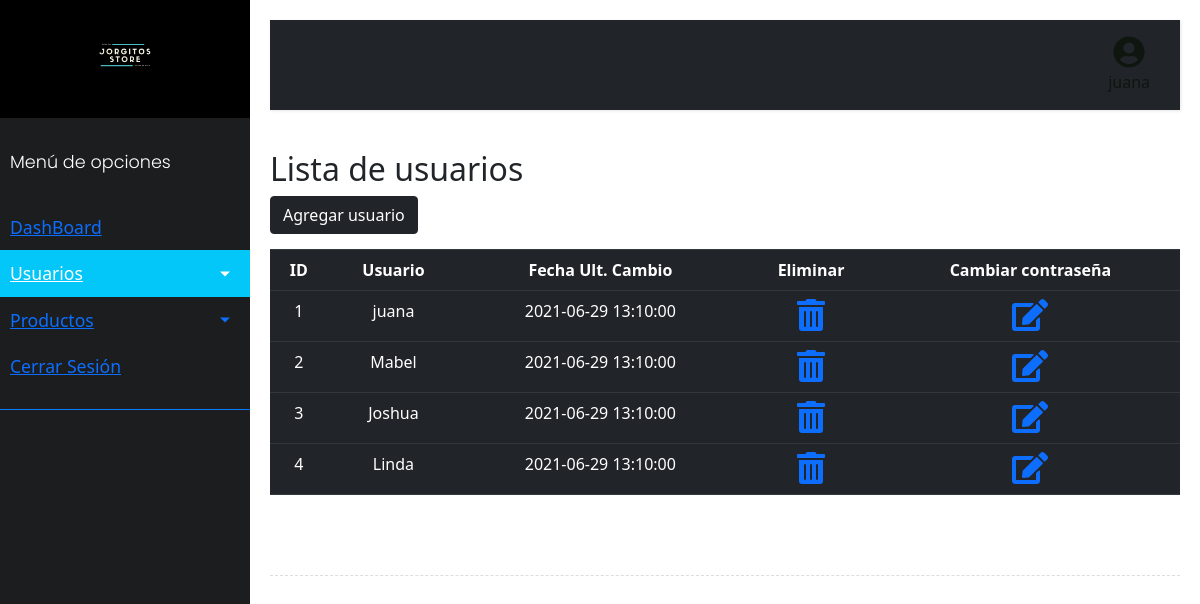
The page /usuarios.php (signed in) on the database its author committed.
### tables this page shows
create table usuario(idusuario int not null primary key auto_increment, alias varchar(255) not null default '', pass varchar(255) not null default '', ultcambio datetime not null default now());

### usuarios.php (the view, shortened to what this page needs)
<!DOCTYPE html>
<html>
<head>
    <link rel="stylesheet" href="https://stackpath.bootstrapcdn.com/bootstrap/4.1.0/css/bootstrap.min.css">
    <link rel="stylesheet" href="css/style.css">
</head>
<body>
    <div class="wrapper">
<div id="content">
    <?php include("header.php"); ?>
            <h2>Lista de usuarios</h2>
            <a class="btn btn-dark" style="margin-bottom:15px" href="altausuario.php">Agregar usuario</a>
            <?php
                        include("conexion.php");
                        $sql = "select * from usuario";
                        $result = $conn->query($sql);
                        if($result->num_rows > 0)
                        {
                            echo "<div style='overflow-x: auto;
                            white-space: nowrap;'><table class='table table-dark table-hover text-center'><tr><th>ID</th><th>Usuario</th><th>Fecha Ult. Cambio</th><th>Eliminar</th><th>Cambiar contraseña</th></tr>";
                            while($row = $result->fetch_assoc())
                            {
                                echo "<tr>
                                        <td>" . $row["idusuario"] . "</td>
                                        <td>" . $row["alias"] . "</td>
                                        <td>" . $row["ultcambio"] . "</td>
                                        <td><a href='borrarusuario.php?idusuario=" . $row["idusuario"] . "'><i class='fas fa-trash-alt fa-2x'></i></a></td>
                                        <td><a href='altausuario.php?alias=" .$row["alias"] . "'><i class='fas fa-edit fa-2x'></i></a></td>
                                    </tr>";
                            }
                            echo "</table><div><br/>";
                        }
                        else
                        {
                            echo "<h1>No se encontraron datos</h1>";
                        }
                    ?>
            <div class="line"></div>
        </div>
    </div>
</body>
</html>

### header.php (shortened to what this page needs)
<nav class="navbar navbar-expand-lg bg-dark">
    <div class="container-fluid" >
        <button type="button" id="sidebarCollapse" class="btn ">
            <i class="fas fa-align-left"></i>
            <span id="btnSide">Menú</span>
        </button>
        <div class="collapse navbar-collapse" id="navbarSupportedContent">
            <ul class="nav navbar-nav ml-auto">
                <li class="nav-item active text-center" >
                    <a style="color:#0e160f" class="nav-link" href="#"><i style="color:#0e160f" class="fas fa-user-circle fa-2x"></i><br/><?= $_SESSION["Usuario"]; ?></a>
                </li>
            </ul>
        </div>
    </div>
    </nav>

### rows shown on the page
usuario: idusuario "1", alias "juana", ultcambio "2021-06-29 13:10:00"
usuario: idusuario "2", alias "Mabel", ultcambio "2021-06-29 13:10:00"
usuario: idusuario "3", alias "Joshua", ultcambio "2021-06-29 13:10:00"
usuario: idusuario "4", alias "Linda", ultcambio "2021-06-29 13:10:00"
